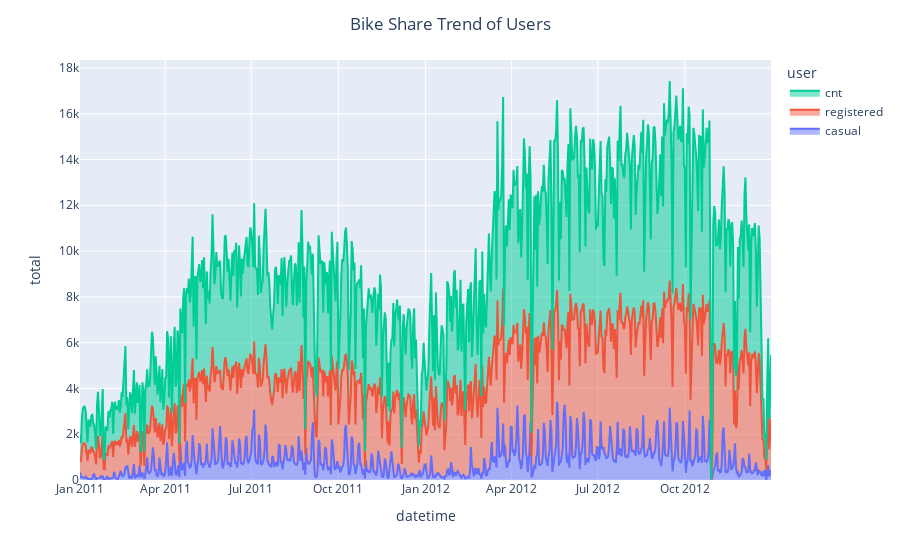

The notebook cell saved with this chart:
### Markdown cell above
# Visualize Data

### Code cell
# Visualization chart 1
chart1 = px.area(daily_df, x='dteday', y=['casual', 'registered','cnt'], labels={'variable': 'user', 'dteday': 'datetime', 'value': 'total'})
chart1.update_layout(
  title={
    'text': 'Bike Share Trend of Users',
    'x': 0.5,
    'xanchor': 'center'
  },
  xaxis_title='datetime',
  yaxis_title='total',
  legend_traceorder='reversed',
  hovermode='x unified'
)

chart1.show()

### Figure 1 — Plotly figure (JSON) as saved in the notebook; plotly's stock layout.template omitted (floating-point values rounded to 4 significant figures; data arrays with more than 128 entries replaced by an {"elided": "..."} marker saying what was removed)
{"data": [{"fillpattern": {"shape": ""}, "hovertemplate": "user=casual<br>datetime=%{x}<br>total=%{y}<extra></extra>", "legendgroup": "casual", "line": {"color": "#636efa"}, "marker": {"symbol": "circle"}, "mode": "lines", "name": "casual", "orientation": "v", "showlegend": true, "stackgroup": "1", "type": "scatter", "x": {"elided": "731 str values"}, "xaxis": "x", "y": {"elided": "731 int values"}, "yaxis": "y"}, {"fillpattern": {"shape": ""}, "hovertemplate": "user=registered<br>datetime=%{x}<br>total=%{y}<extra></extra>", "legendgroup": "registered", "line": {"color": "#EF553B"}, "marker": {"symbol": "circle"}, "mode": "lines", "name": "registered", "orientation": "v", "showlegend": true, "stackgroup": "1", "type": "scatter", "x": {"elided": "731 str values"}, "xaxis": "x", "y": {"elided": "731 int values"}, "yaxis": "y"}, {"fillpattern": {"shape": ""}, "hovertemplate": "user=cnt<br>datetime=%{x}<br>total=%{y}<extra></extra>", "legendgroup": "cnt", "line": {"color": "#00cc96"}, "marker": {"symbol": "circle"}, "mode": "lines", "name": "cnt", "orientation": "v", "showlegend": true, "stackgroup": "1", "type": "scatter", "x": {"elided": "731 str values"}, "xaxis": "x", "y": {"elided": "731 int values"}, "yaxis": "y"}], "layout": {"hovermode": "x unified", "legend": {"title": {"text": "user"}, "tracegroupgap": 0, "traceorder": "reversed"}, "margin": {"t": 60}, "title": {"text": "Bike Share Trend of Users", "x": 0.5, "xanchor": "center"}, "xaxis": {"anchor": "y", "domain": [0, 1], "title": {"text": "datetime"}}, "yaxis": {"anchor": "x", "domain": [0, 1], "title": {"text": "total"}}}}
